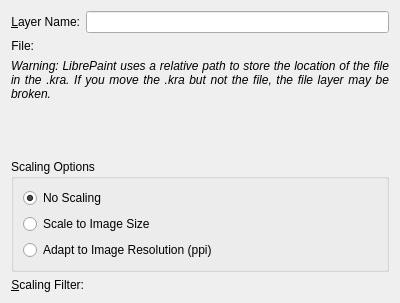
<?xml version="1.0" encoding="utf-8"?>
<ui version="4.0">
 <author>
    SPDX-FileCopyrightText: none
    SPDX-License-Identifier: GPL-3.0-or-later
  </author>
 <class>WdgDlgFileLayer</class>
 <widget class="QWidget" name="WdgDlgFileLayer">
  <property name="geometry">
   <rect>
    <x>0</x>
    <y>0</y>
    <width>400</width>
    <height>303</height>
   </rect>
  </property>
  <property name="sizePolicy">
   <sizepolicy hsizetype="Preferred" vsizetype="Preferred">
    <horstretch>0</horstretch>
    <verstretch>0</verstretch>
   </sizepolicy>
  </property>
  <property name="minimumSize">
   <size>
    <width>400</width>
    <height>0</height>
   </size>
  </property>
  <layout class="QVBoxLayout" name="verticalLayout">
   <item>
    <layout class="QFormLayout" name="formLayout">
     <item column="0" row="0">
      <widget class="QLabel" name="label">
       <property name="text">
        <string>&amp;Layer Name:</string>
       </property>
       <property name="alignment">
        <set>Qt::AlignRight|Qt::AlignTrailing|Qt::AlignVCenter</set>
       </property>
       <property name="buddy">
        <cstring>txtLayerName</cstring>
       </property>
      </widget>
     </item>
     <item column="1" row="0">
      <widget class="QLineEdit" name="txtLayerName"/>
     </item>
     <item column="0" row="1">
      <widget class="QLabel" name="label_2">
       <property name="text">
        <string>File:</string>
       </property>
       <property name="alignment">
        <set>Qt::AlignRight|Qt::AlignTrailing|Qt::AlignVCenter</set>
       </property>
       <property name="buddy">
        <cstring>txtLayerName</cstring>
       </property>
      </widget>
     </item>
     <item column="1" row="1">
      <widget class="KisFileNameRequester" name="wdgUrlRequester" native="true"/>
     </item>
    </layout>
   </item>
   <item>
    <widget class="QLabel" name="lblWarning">
     <property name="sizePolicy">
      <sizepolicy hsizetype="Preferred" vsizetype="MinimumExpanding">
       <horstretch>0</horstretch>
       <verstretch>0</verstretch>
      </sizepolicy>
     </property>
     <property name="baseSize">
      <size>
       <width>0</width>
       <height>0</height>
      </size>
     </property>
     <property name="font">
      <font>
       <pointsize>9</pointsize>
       <italic>true</italic>
      </font>
     </property>
     <property name="text">
      <string>&lt;html&gt;&lt;head/&gt;&lt;body&gt;&lt;p&gt;Warning: LibrePaint uses a relative path to store the location of the file in the .kra. If you move the .kra but not the file, the file layer may be broken.&lt;/p&gt;&lt;/body&gt;&lt;/html&gt;</string>
     </property>
     <property name="textFormat">
      <enum>Qt::AutoText</enum>
     </property>
     <property name="scaledContents">
      <bool>false</bool>
     </property>
     <property name="alignment">
      <set>Qt::AlignJustify|Qt::AlignTop</set>
     </property>
     <property name="wordWrap">
      <bool>true</bool>
     </property>
    </widget>
   </item>
   <item>
    <widget class="QGroupBox" name="grpScalingOptions">
     <property name="sizePolicy">
      <sizepolicy hsizetype="Preferred" vsizetype="Preferred">
       <horstretch>0</horstretch>
       <verstretch>0</verstretch>
      </sizepolicy>
     </property>
     <property name="title">
      <string>Scaling Options</string>
     </property>
     <layout class="QGridLayout" name="gridLayout">
      <item column="0" row="0">
       <widget class="QRadioButton" name="radioDontScale">
        <property name="text">
         <string>No Scaling</string>
        </property>
        <property name="checked">
         <bool>true</bool>
        </property>
       </widget>
      </item>
      <item column="0" row="1">
       <widget class="QRadioButton" name="radioScaleToImageSize">
        <property name="text">
         <string>Scale to Image Size</string>
        </property>
       </widget>
      </item>
      <item column="0" row="2">
       <widget class="QRadioButton" name="radioScalePPI">
        <property name="text">
         <string>Adapt to Image Resolution (ppi)</string>
        </property>
       </widget>
      </item>
     </layout>
    </widget>
   </item>
   <item>
    <layout class="QFormLayout" name="formLayout_2">
     <item column="0" row="0">
      <widget class="QLabel" name="label_3">
       <property name="text">
        <string>&amp;Scaling Filter:</string>
       </property>
       <property name="alignment">
        <set>Qt::AlignRight|Qt::AlignTrailing|Qt::AlignVCenter</set>
       </property>
       <property name="buddy">
        <cstring>cmbFilter</cstring>
       </property>
      </widget>
     </item>
     <item column="1" row="0">
      <widget class="KisCmbIDList" name="cmbFilter" native="true">
       <property name="sizePolicy">
        <sizepolicy hsizetype="Preferred" vsizetype="Preferred">
         <horstretch>0</horstretch>
         <verstretch>0</verstretch>
        </sizepolicy>
       </property>
      </widget>
     </item>
    </layout>
   </item>
  </layout>
 </widget>
 <customwidgets>
  <customwidget>
   <class>KisFileNameRequester</class>
   <extends>QWidget</extends>
   <header location="global">kis_file_name_requester.h</header>
   <container>1</container>
  </customwidget>
  <customwidget>
   <class>KisCmbIDList</class>
   <extends></extends>
   <header>widgets/kis_cmb_idlist.h</header>
  </customwidget>
 </customwidgets>
 <resources/>
 <connections/>
</ui>
